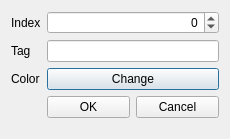
<?xml version="1.0" encoding="UTF-8"?>
<ui version="4.0">
 <class>Dialog</class>
 <widget class="QDialog" name="Dialog">
  <property name="geometry">
   <rect>
    <x>0</x>
    <y>0</y>
    <width>230</width>
    <height>139</height>
   </rect>
  </property>
  <property name="windowTitle">
   <string>Dialog</string>
  </property>
  <layout class="QFormLayout" name="formLayout">
   <item row="0" column="0">
    <widget class="QLabel" name="indexLabel">
     <property name="text">
      <string>Index</string>
     </property>
    </widget>
   </item>
   <item row="0" column="1">
    <widget class="QSpinBox" name="indexSpinBox">
     <property name="alignment">
      <set>Qt::AlignRight|Qt::AlignTrailing|Qt::AlignVCenter</set>
     </property>
     <property name="minimum">
      <number>-127</number>
     </property>
     <property name="maximum">
      <number>255</number>
     </property>
     <property name="value">
      <number>0</number>
     </property>
    </widget>
   </item>
   <item row="1" column="0">
    <widget class="QLabel" name="tagLabel">
     <property name="text">
      <string>Tag</string>
     </property>
    </widget>
   </item>
   <item row="1" column="1">
    <widget class="QLineEdit" name="tagLineEdit"/>
   </item>
   <item row="2" column="0">
    <widget class="QLabel" name="colorLabel">
     <property name="text">
      <string>Color</string>
     </property>
    </widget>
   </item>
   <item row="2" column="1">
    <widget class="QPushButton" name="colorButton">
     <property name="text">
      <string>Change</string>
     </property>
    </widget>
   </item>
   <item row="3" column="1">
    <layout class="QHBoxLayout" name="footerLayout">
     <item>
      <widget class="QPushButton" name="okButton">
       <property name="text">
        <string>OK</string>
       </property>
      </widget>
     </item>
     <item>
      <widget class="QPushButton" name="cancelButton">
       <property name="text">
        <string>Cancel</string>
       </property>
      </widget>
     </item>
    </layout>
   </item>
  </layout>
 </widget>
 <resources/>
 <connections/>
</ui>
